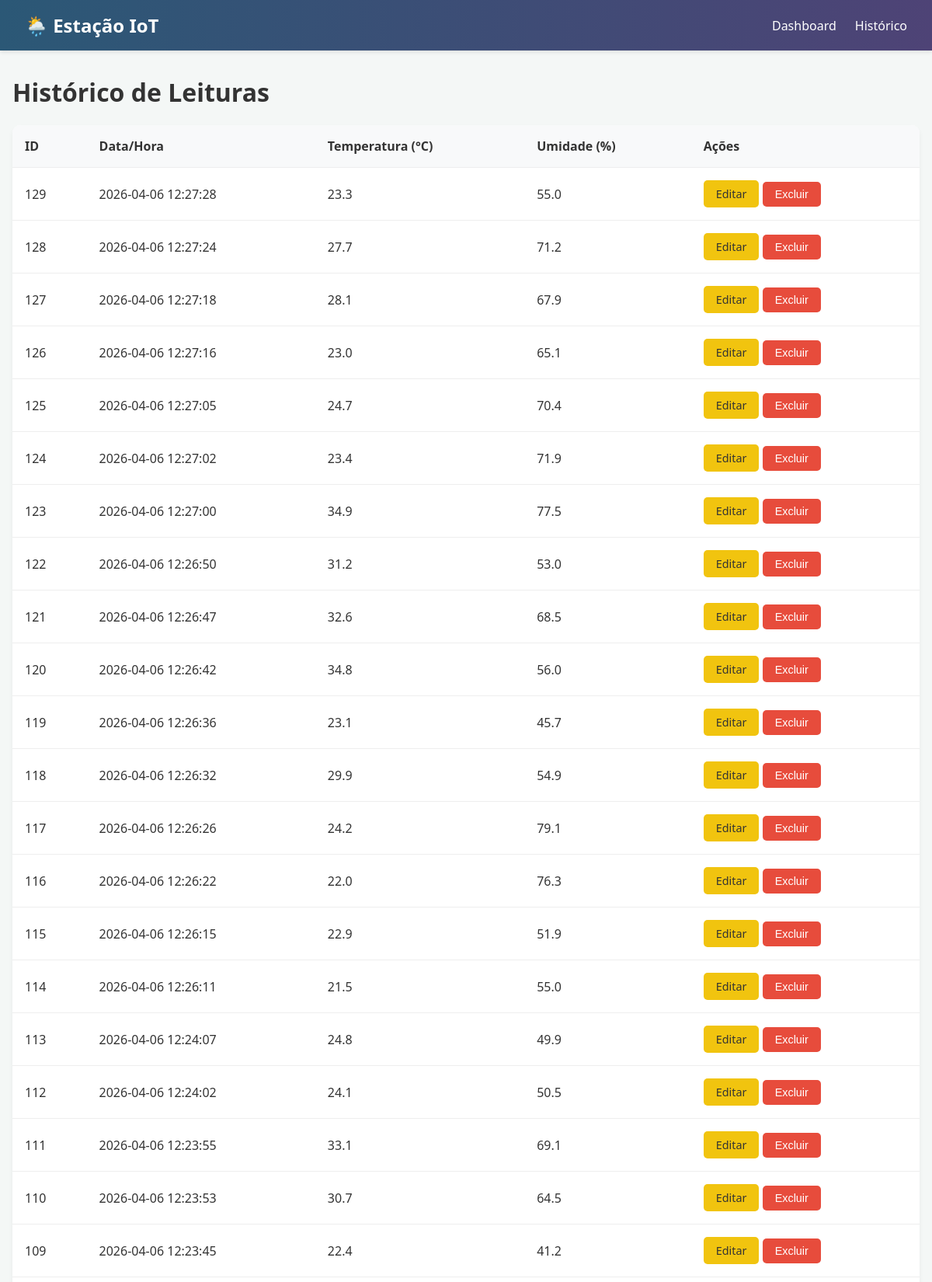
/leituras (upper part), run on the app's committed database.
### tables this page shows
CREATE TABLE leituras (
            id          INTEGER PRIMARY KEY AUTOINCREMENT,
            temperatura REAL    NOT NULL,
            umidade     REAL    NOT NULL,
            pressao     REAL,
            timestamp   DATETIME DEFAULT CURRENT_TIMESTAMP
        );

### src/app.py (the view)
@app.route('/leituras', methods=['GET'])
def listar():
    leituras = database.listar_leituras(limite=100)
    if request.args.get('formato') == 'json':
        return jsonify(leituras)
    return render_template('historico.html', leituras=leituras)

### src/database.py (called while the page is built)
def get_db_connection():
    conn = sqlite3.connect(DB_PATH, timeout=10)
    conn.execute('PRAGMA journal_mode=WAL')
    conn.execute('PRAGMA busy_timeout=5000')
    conn.row_factory = sqlite3.Row
    return conn

def listar_leituras(limite=50):
    conn = get_db_connection()
    leituras = conn.execute('SELECT * FROM leituras ORDER BY timestamp DESC LIMIT ?', (limite,)).fetchall()
    conn.close()
    return [dict(ix) for ix in leituras]

### src/templates/historico.html
{% extends 'base.html' %}
{% block content %}
<h1>Histórico de Leituras</h1>
<div class="table-container">
    <table>
        <thead>
            <tr>
                <th>ID</th>
                <th>Data/Hora</th>
                <th>Temperatura (°C)</th>
                <th>Umidade (%)</th>
                <th>Ações</th>
            </tr>
        </thead>
        <tbody>
            {% for leitura in leituras %}
            <tr>
                <td>{{ leitura.id }}</td>
                <td>{{ leitura.timestamp }}</td>
                <td>{{ leitura.temperatura }}</td>
                <td>{{ leitura.umidade }}</td>
                <td>
                    <a href="/editar/{{ leitura.id }}" class="btn btn-edit">Editar</a>
                    <button onclick="deletarLeitura({{ leitura.id }})" class="btn btn-danger">Excluir</button>
                </td>
            </tr>
            {% endfor %}
        </tbody>
    </table>
</div>
{% endblock %}

### src/templates/base.html (shortened to what this page needs)
<!DOCTYPE html>
<html lang="pt-BR">
<head>
    <link rel="stylesheet" href="{{ url_for('static', filename='css/style.css') }}">
</head>
<body>
    <nav class="navbar">
        <div class="logo">🌦️ Estação IoT</div>
        <ul class="nav-links">
            <li><a href="/">Dashboard</a></li>
            <li><a href="/historico">Histórico</a></li>
        </ul>
    </nav>
    <main class="container">
        {% block content %}{% endblock %}
    </main>
</body>
</html>

### src/static/css/style.css (style rules this page uses)
:root { --primary-color: #2b5876; --secondary-color: #4e4376; --bg-color: #f4f7f6; --text-color: #333; --card-bg: #fff; }
body { font-family: 'Segoe UI', Tahoma, Geneva, Verdana, sans-serif; background-color: var(--bg-color); color: var(--text-color); margin: 0; padding: 0; }
.navbar { background: linear-gradient(to right, var(--primary-color), var(--secondary-color)); color: white; padding: 1rem 2rem; display: flex; justify-content: space-between; align-items: center; box-shadow: 0 2px 5px rgba(0,0,0,0.1); }
.logo { font-size: 1.5rem; font-weight: bold; }
.nav-links { list-style: none; display: flex; gap: 1.5rem; margin: 0; padding: 0; }
.nav-links a { color: white; text-decoration: none; font-weight: 500; transition: opacity 0.3s; }
.container { max-width: 1200px; margin: 2rem auto; padding: 0 1rem; }
.table-container { overflow-x: auto; background: var(--card-bg); border-radius: 10px; box-shadow: 0 4px 6px rgba(0,0,0,0.05); }
table { width: 100%; border-collapse: collapse; }
th, td { padding: 1rem; text-align: left; border-bottom: 1px solid #eee; }
th { background-color: #f8f9fa; font-weight: 600; }
.btn { padding: 0.5rem 1rem; border: none; border-radius: 5px; cursor: pointer; text-decoration: none; font-size: 0.9rem; display: inline-block; }
.btn-danger { background-color: #e74c3c; color: white; }
.btn-edit { background-color: #f1c40f; color: #333; }

### data on the page
leituras: id "129", timestamp "2026-04-06 12:27:28", temperatura "23.3", umidade "55.0"
leituras: id "128", timestamp "2026-04-06 12:27:24", temperatura "27.7", umidade "71.2"
leituras: id "127", timestamp "2026-04-06 12:27:18", temperatura "28.1", umidade "67.9"
leituras: id "126", timestamp "2026-04-06 12:27:16", temperatura "23.0", umidade "65.1"
leituras: id "125", timestamp "2026-04-06 12:27:05", temperatura "24.7", umidade "70.4"
leituras: id "124", timestamp "2026-04-06 12:27:02", temperatura "23.4", umidade "71.9"
leituras: id "123", timestamp "2026-04-06 12:27:00", temperatura "34.9", umidade "77.5"
leituras: id "122", timestamp "2026-04-06 12:26:50", temperatura "31.2", umidade "53.0"
leituras: id "121", timestamp "2026-04-06 12:26:47", temperatura "32.6", umidade "68.5"
leituras: id "120", timestamp "2026-04-06 12:26:42", temperatura "34.8", umidade "56.0"
leituras: id "119", timestamp "2026-04-06 12:26:36", temperatura "23.1", umidade "45.7"
leituras: id "118", timestamp "2026-04-06 12:26:32", temperatura "29.9", umidade "54.9"
leituras: id "117", timestamp "2026-04-06 12:26:26", temperatura "24.2", umidade "79.1"
leituras: id "116", timestamp "2026-04-06 12:26:22", temperatura "22.0", umidade "76.3"
leituras: id "115", timestamp "2026-04-06 12:26:15", temperatura "22.9", umidade "51.9"
leituras: id "114", timestamp "2026-04-06 12:26:11", temperatura "21.5", umidade "55.0"
leituras: id "113", timestamp "2026-04-06 12:24:07", temperatura "24.8", umidade "49.9"
leituras: id "112", timestamp "2026-04-06 12:24:02", temperatura "24.1", umidade "50.5"
leituras: id "111", timestamp "2026-04-06 12:23:55", temperatura "33.1", umidade "69.1"
leituras: id "110", timestamp "2026-04-06 12:23:53", temperatura "30.7", umidade "64.5"
leituras: id "109", timestamp "2026-04-06 12:23:45", temperatura "22.4", umidade "41.2"
